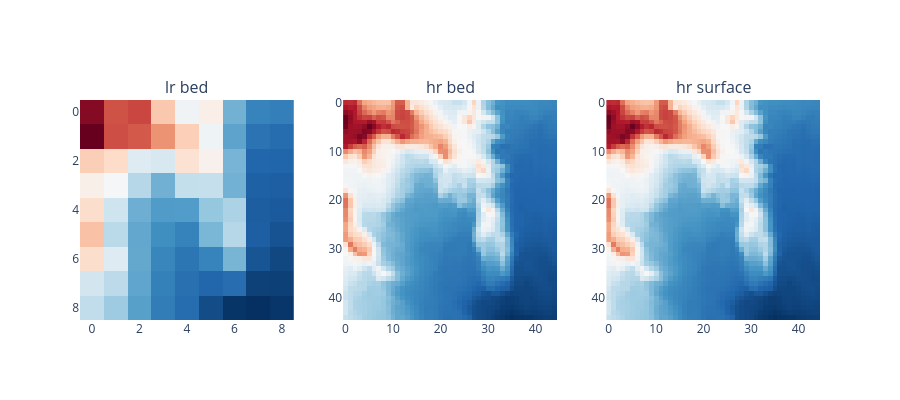

Notebook code cell kept with this figure:
### Code cell
fig = make_subplots(rows = 1, cols = 3,
                    subplot_titles = ("lr bed", "hr bed", "hr surface"))

fig.add_trace(go.Heatmap(z = lr_scene_bed_tensor.squeeze(), 
                           colorscale = 'RdBu_r'),
                           row = 1, col = 1)

fig.add_trace(go.Heatmap(z = hr_scene_bed_tensor.squeeze(), 
                           colorscale = 'RdBu_r'),
                           row = 1, col = 2)

fig.add_trace(go.Heatmap(z = hr_scene_sur_tensor.squeeze(), 
                           colorscale = 'RdBu_r'),
                           row = 1, col = 3)

fig.update_layout(autosize = False, height = 400, width = 900)
fig.update_layout(plot_bgcolor = 'rgba(0,0,0,0)')
# matrix style
fig.update_yaxes(autorange = "reversed")
fig.update_traces(showscale = False)
fig.show()

### Figure 1 — Plotly figure (JSON) as saved in the notebook; plotly's stock layout.template omitted (floating-point values rounded to 4 significant figures; data arrays with more than 128 entries replaced by an {"elided": "..."} marker saying what was removed)
{"data": [{"colorscale": [[0, "rgb(5,48,97)"], [0.1, "rgb(33,102,172)"], [0.2, "rgb(67,147,195)"], [0.3, "rgb(146,197,222)"], [0.4, "rgb(209,229,240)"], [0.5, "rgb(247,247,247)"], [0.6, "rgb(253,219,199)"], [0.7, "rgb(244,165,130)"], [0.8, "rgb(214,96,77)"], [0.9, "rgb(178,24,43)"], [1, "rgb(103,0,31)"]], "showscale": false, "type": "heatmap", "xaxis": "x", "yaxis": "y", "z": [[2411.0, 2184.0, 2211.0, 1887.0, 1633.0, 1717.0, 1281.0, 1126.0, 1110.0], [2476.0, 2193.0, 2165.0, 2032.0, 1864.0, 1631.0, 1235.0, 1068.0, 1046.0], [1867.0, 1818.0, 1560.0, 1535.0, 1789.0, 1705.0, 1288.0, 1024.0, 1020.0], [1714.0, 1659.0, 1434.0, 1278.0, 1473.0, 1476.0, 1279.0, 1005.0, 1001.0], [1809.0, 1499.0, 1270.0, 1208.0, 1211.0, 1353.0, 1411.0, 996.7, 988.2], [1907.0, 1447.0, 1248.0, 1167.0, 1122.0, 1295.0, 1436.0, 999.7, 965.3], [1809.0, 1560.0, 1249.0, 1134.0, 1078.0, 1124.0, 1291.0, 969.6, 930.3], [1513.0, 1452.0, 1239.0, 1113.0, 1057.0, 1024.0, 1048.0, 909.2, 908.5], [1464.0, 1377.0, 1223.0, 1103.0, 1045.0, 943.6, 873.1, 859.2, 877.5]]}, {"colorscale": [[0, "rgb(5,48,97)"], [0.1, "rgb(33,102,172)"], [0.2, "rgb(67,147,195)"], [0.3, "rgb(146,197,222)"], [0.4, "rgb(209,229,240)"], [0.5, "rgb(247,247,247)"], [0.6, "rgb(253,219,199)"], [0.7, "rgb(244,165,130)"], [0.8, "rgb(214,96,77)"], [0.9, "rgb(178,24,43)"], [1, "rgb(103,0,31)"]], "showscale": false, "type": "heatmap", "xaxis": "x2", "yaxis": "y2", "z": {"elided": "45x45 float values"}}, {"colorscale": [[0, "rgb(5,48,97)"], [0.1, "rgb(33,102,172)"], [0.2, "rgb(67,147,195)"], [0.3, "rgb(146,197,222)"], [0.4, "rgb(209,229,240)"], [0.5, "rgb(247,247,247)"], [0.6, "rgb(253,219,199)"], [0.7, "rgb(244,165,130)"], [0.8, "rgb(214,96,77)"], [0.9, "rgb(178,24,43)"], [1, "rgb(103,0,31)"]], "showscale": false, "type": "heatmap", "xaxis": "x3", "yaxis": "y3", "z": {"elided": "45x45 float values"}}], "layout": {"annotations": [{"font": {"size": 16}, "showarrow": false, "text": "lr bed", "x": 0.1444, "xanchor": "center", "xref": "paper", "y": 1, "yanchor": "bottom", "yref": "paper"}, {"font": {"size": 16}, "showarrow": false, "text": "hr bed", "x": 0.5, "xanchor": "center", "xref": "paper", "y": 1, "yanchor": "bottom", "yref": "paper"}, {"font": {"size": 16}, "showarrow": false, "text": "hr surface", "x": 0.8556, "xanchor": "center", "xref": "paper", "y": 1, "yanchor": "bottom", "yref": "paper"}], "autosize": false, "height": 400, "plot_bgcolor": "rgba(0,0,0,0)", "width": 900, "xaxis": {"anchor": "y", "domain": [0, 0.2889]}, "xaxis2": {"anchor": "y2", "domain": [0.3556, 0.6444]}, "xaxis3": {"anchor": "y3", "domain": [0.7111, 1]}, "yaxis": {"anchor": "x", "autorange": "reversed", "domain": [0, 1]}, "yaxis2": {"anchor": "x2", "autorange": "reversed", "domain": [0, 1]}, "yaxis3": {"anchor": "x3", "autorange": "reversed", "domain": [0, 1]}}}
